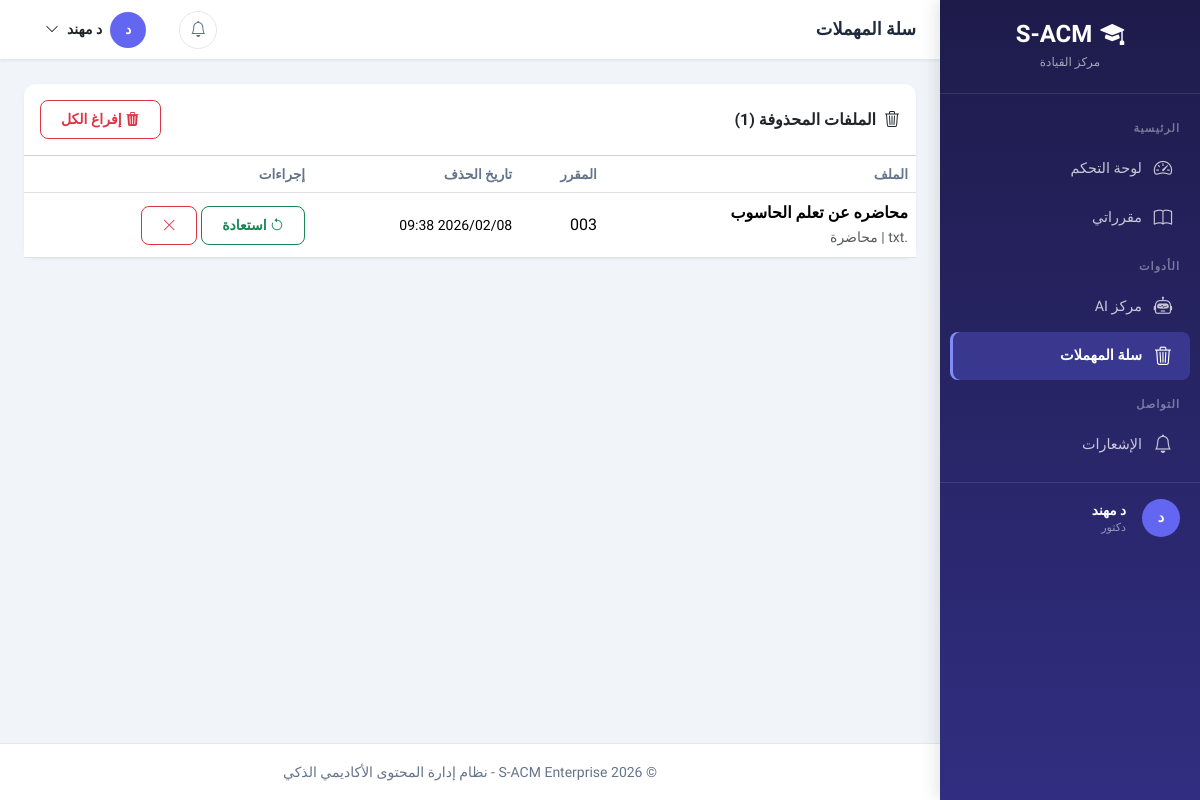
Page /instructor/trash/ (signed in) on the committed database.
### apps/accounts/models.py (models this page shows, shortened)
class User(AbstractBaseUser, PermissionsMixin):
    ACCOUNT_STATUS_CHOICES = [
        ('inactive', 'غير مفعّل'),
        ('active', 'مفعّل'),
        ('suspended', 'موقوف'),
    ]
    academic_id = models.CharField(
        max_length=50,
        unique=True,
        verbose_name='الرقم الأكاديمي/الوظيفي',
        help_text='الرقم الأكاديمي للطالب أو الرقم الوظيفي للموظف'
    )
    id_card_number = models.CharField(
        max_length=50,
        unique=True,
        verbose_name='رقم البطاقة الشخصية',
        help_text='يستخدم للتحقق من الهوية عند التفعيل'
    )
    full_name = models.CharField(
        max_length=150,
        verbose_name='الاسم الكامل'
    )
    email = models.EmailField(
        unique=True,
        blank=True,
        null=True,
        verbose_name='البريد الإلكتروني',
        help_text='يتم تعيينه عند التفعيل'
    )
    account_status = models.CharField(
        max_length=20,
        choices=ACCOUNT_STATUS_CHOICES,
        default='inactive',
        verbose_name='حالة الحساب'
    )
    role = models.ForeignKey(
        Role,
        on_delete=models.PROTECT,
        related_name='users',
        verbose_name='الدور',
        null=True,
        blank=True
    )
    major = models.ForeignKey(
        Major,
        on_delete=models.SET_NULL,
        related_name='students',
        verbose_name='التخصص',
        null=True,
        blank=True,
        help_text='للطلاب فقط'
    )
    level = models.ForeignKey(
        Level,
        on_delete=models.SET_NULL,
        related_name='students',
        verbose_name='المستوى',
        null=True,
        blank=True,
        help_text='للطلاب فقط'
    )
    is_staff = models.BooleanField(default=False, verbose_name='موظف')
    is_active = models.BooleanField(default=True, verbose_name='نشط')
    date_joined = models.DateTimeField(default=timezone.now, verbose_name='تاريخ الانضمام')
    last_login = models.DateTimeField(null=True, blank=True, verbose_name='آخر تسجيل دخول')
    profile_picture = models.ImageField(
        upload_to='profiles/',
        blank=True,
        null=True,
        verbose_name='صورة الملف الشخصي'
    )
    phone_number = models.CharField(
        max_length=20,
        blank=True,
        null=True,
        verbose_name='رقم الهاتف'
    )
    objects = UserManager()
    USERNAME_FIELD = 'academic_id'
    REQUIRED_FIELDS = ['full_name', 'id_card_number']
    class Meta:
        db_table = 'users'
        verbose_name = 'مستخدم'
        verbose_name_plural = 'المستخدمون'
        indexes = [
            models.Index(fields=['academic_id']),
            models.Index(fields=['email']),
            models.Index(fields=['account_status']),
        ]
    def is_admin(self):
        return self.role and self.role.code == Role.ADMIN
    def is_instructor(self):
        return self.role and self.role.code == Role.INSTRUCTOR
    def is_student(self):
        return self.role and self.role.code == Role.STUDENT

class Role(models.Model):
    ADMIN = 'admin'
    INSTRUCTOR = 'instructor'
    STUDENT = 'student'
    code = models.CharField(
        max_length=50,
        unique=True,
        verbose_name='كود الدور',
        help_text='معرف فريد للدور (بالإنجليزية، مثل: admin, instructor)'
    )
    display_name = models.CharField(
        max_length=100,
        verbose_name='اسم العرض',
        help_text='الاسم الذي يظهر للمستخدم'
    )
    description = models.TextField(
        blank=True,
        null=True,
        verbose_name='وصف الدور'
    )
    is_system = models.BooleanField(
        default=False,
        verbose_name='دور نظام',
        help_text='الأدوار الافتراضية التي لا يمكن حذفها'
    )
    is_active = models.BooleanField(
        default=True,
        verbose_name='نشط'
    )
    created_at = models.DateTimeField(auto_now_add=True, verbose_name='تاريخ الإنشاء')
    updated_at = models.DateTimeField(auto_now=True, verbose_name='تاريخ التحديث')
    class Meta:
        db_table = 'roles'
        verbose_name = 'دور'
        verbose_name_plural = 'الأدوار'
        ordering = ['-is_system', 'display_name']

### apps/courses/models.py (models this page shows, shortened)
class LectureFile(models.Model):
    CONTENT_TYPE_CHOICES = [
        ('local_file', 'ملف محلي'),
        ('external_link', 'رابط خارجي'),
    ]
    FILE_TYPE_CHOICES = [
        ('Lecture', 'محاضرة'),
        ('Summary', 'ملخص'),
        ('Exam', 'اختبار'),
        ('Assignment', 'واجب'),
        ('Reference', 'مرجع'),
        ('Other', 'أخرى'),
    ]
    course = models.ForeignKey(
        Course,
        on_delete=models.CASCADE,
        related_name='files',
        verbose_name='المقرر'
    )
    uploader = models.ForeignKey(
        settings.AUTH_USER_MODEL,
        on_delete=models.SET_NULL,
        null=True,
        related_name='uploaded_files',
        verbose_name='رافع الملف'
    )
    title = models.CharField(
        max_length=255,
        verbose_name='عنوان الملف'
    )
    description = models.TextField(
        blank=True,
        null=True,
        verbose_name='وصف الملف'
    )
    content_type = models.CharField(
        max_length=20,
        choices=CONTENT_TYPE_CHOICES,
        default='local_file',
        verbose_name='نوع المحتوى'
    )
    local_file = models.FileField(
        upload_to=lecture_file_path,
        blank=True,
        null=True,
        verbose_name='الملف المحلي'
    )
    external_link = models.URLField(
        max_length=512,
        blank=True,
        null=True,
        verbose_name='الرابط الخارجي'
    )
    file_type = models.CharField(
        max_length=50,
        choices=FILE_TYPE_CHOICES,
        default='Lecture',
        verbose_name='تصنيف الملف'
    )
    file_size = models.BigIntegerField(
        blank=True,
        null=True,
        verbose_name='حجم الملف (بايت)'
    )
    file_extension = models.CharField(
        max_length=20,
        blank=True,
        null=True,
        verbose_name='امتداد الملف'
    )
    mime_type = models.CharField(
        max_length=100,
        blank=True,
        null=True,
        verbose_name='نوع MIME'
    )
    upload_date = models.DateTimeField(
        auto_now_add=True,
        verbose_name='تاريخ الرفع'
    )
    updated_at = models.DateTimeField(
        auto_now=True,
        verbose_name='تاريخ التحديث'
    )
    is_visible = models.BooleanField(
        default=True,
        verbose_name='مرئي للطلاب',
        help_text='للتحكم في ظهور الملف للطلاب'
    )
    is_deleted = models.BooleanField(
        default=False,
        verbose_name='محذوف',
        help_text='Soft delete - الملف لا يظهر لكنه موجود في قاعدة البيانات'
    )
    deleted_at = models.DateTimeField(
        blank=True,
        null=True,
        verbose_name='تاريخ الحذف'
    )
    download_count = models.PositiveIntegerField(
        default=0,
        verbose_name='عدد التحميلات'
    )
    view_count = models.PositiveIntegerField(
        default=0,
        verbose_name='عدد المشاهدات'
    )
    class Meta:
        db_table = 'lectures_files'
        verbose_name = 'ملف محاضرة'
        verbose_name_plural = 'ملفات المحاضرات'
        ordering = ['-upload_date']
        indexes = [
            models.Index(fields=['course', 'file_type']),
            models.Index(fields=['upload_date']),
            models.Index(fields=['is_visible', 'is_deleted']),
            models.Index(fields=['course', 'is_visible'], name='idx_lf_course_vis'),
            models.Index(fields=['uploader', 'is_deleted'], name='idx_lf_uploader_del'),
            models.Index(fields=['uploader', 'is_deleted', 'upload_date'], name='idx_lf_upload_stats'),
            models.Index(fields=['course', 'is_visible', 'is_deleted'], name='idx_lf_crs_vis_del'),
        ]

class Course(models.Model):
    course_name = models.CharField(
        max_length=150,
        verbose_name='اسم المقرر'
    )
    course_code = models.CharField(
        max_length=20,
        unique=True,
        verbose_name='رمز المقرر'
    )
    description = models.TextField(
        blank=True,
        null=True,
        verbose_name='وصف المقرر'
    )
    level = models.ForeignKey(
        'accounts.Level',
        on_delete=models.PROTECT,
        related_name='courses',
        verbose_name='المستوى'
    )
    semester = models.ForeignKey(
        'accounts.Semester',
        on_delete=models.PROTECT,
        related_name='courses',
        verbose_name='الفصل الدراسي'
    )
    credit_hours = models.PositiveIntegerField(
        default=3,
        verbose_name='الساعات المعتمدة'
    )
    is_active = models.BooleanField(
        default=True,
        verbose_name='نشط'
    )
    created_at = models.DateTimeField(
        auto_now_add=True,
        verbose_name='تاريخ الإنشاء'
    )
    updated_at = models.DateTimeField(
        auto_now=True,
        verbose_name='تاريخ التحديث'
    )
    class Meta:
        db_table = 'courses'
        verbose_name = 'مقرر'
        verbose_name_plural = 'المقررات'
        ordering = ['course_code']
        indexes = [
            models.Index(fields=['course_code']),
            models.Index(fields=['level', 'semester']),
        ]

### apps/instructor/views.py (the view)
# urls.py: path('trash/', views.TrashListView.as_view(), name='trash_list'),
class TrashListView(LoginRequiredMixin, InstructorRequiredMixin, ListView):
    template_name = 'instructor/trash.html'
    context_object_name = 'deleted_files'
    def get_queryset(self):
        return LectureFile.objects.filter(
            uploader=self.request.user, is_deleted=True
        ).select_related('course').order_by('-deleted_at')
    def get_context_data(self, **kwargs):
        context = super().get_context_data(**kwargs)
        context['active_page'] = 'trash'
        return context

### templates/instructor/trash.html (shortened to what this page needs)
{% extends 'layouts/dashboard_base.html' %}
{% block page_title %}سلة المهملات{% endblock %}
{% block dashboard_content %}
<div class="card">
    <div class="card-header bg-transparent d-flex justify-content-between align-items-center py-3">
        <h6 class="mb-0 fw-bold"><i class="bi bi-trash3 me-2"></i>الملفات المحذوفة ({{ deleted_files|length }})</h6>
        {% if deleted_files %}
        <form method="post" action="{% url 'instructor:trash_empty' %}" onsubmit="return confirm('إفراغ سلة المهملات نهائياً؟ لا يمكن التراجع!')">
            <button class="btn btn-sm btn-outline-danger"><i class="bi bi-trash3-fill me-1"></i>إفراغ الكل</button>
        </form>
        {% endif %}
    </div>
    <div class="card-body p-0">
        {% if deleted_files %}
        <div class="table-responsive">
            <table class="table table-hover mb-0">
                <thead><tr><th>الملف</th><th>المقرر</th><th>تاريخ الحذف</th><th>إجراءات</th></tr></thead>
                <tbody>
                {% for file in deleted_files %}
                <tr>
                    <td><div class="fw-semibold">{{ file.title }}</div><small class="text-muted">{{ file.file_extension|default:"-" }} | {{ file.get_file_type_display }}</small></td>
                    <td>{{ file.course.course_code }}</td>
                    <td><small>{{ file.deleted_at|date:"Y/m/d H:i" }}</small></td>
                    <td>
                        <form method="post" action="{% url 'instructor:trash_restore' file.pk %}" class="d-inline">{% csrf_token %}<button class="btn btn-sm btn-outline-success" title="استعادة"><i class="bi bi-arrow-counterclockwise"></i> استعادة</button></form>
                        <form method="post" action="{% url 'instructor:trash_destroy' file.pk %}" class="d-inline" onsubmit="return confirm('حذف نهائي؟ لا يمكن التراجع!')">{% csrf_token %}<button class="btn btn-sm btn-outline-danger" title="حذف نهائي"><i class="bi bi-x-lg"></i></button></form>
                    </td>
                </tr>
                {% endfor %}
                </tbody>
            </table>
        </div>
        {% else %}
        <div class="empty-state py-5"><i class="bi bi-trash3 d-block"></i><p>سلة المهملات فارغة</p></div>
        {% endif %}
    </div>
</div>
{% endblock %}

### templates/layouts/dashboard_base.html (shortened to what this page needs)
{% load static %}
<!DOCTYPE html>
<html lang="ar" dir="rtl">
<head>
    <link href="https://cdn.jsdelivr.net/npm/bootstrap@5.3.2/dist/css/bootstrap.rtl.min.css" rel="stylesheet">
    <link href="https://cdn.jsdelivr.net/npm/bootstrap-icons@1.11.3/font/bootstrap-icons.css" rel="stylesheet">
</head>
<body>
    <nav class="sidebar" id="sidebar">
        <div class="sidebar-brand">
            <h4><i class="bi bi-mortarboard-fill me-2"></i>S-ACM</h4>
            <small>{% if is_instructor %}مركز القيادة{% elif is_student %}بوابة التعلم{% else %}لوحة التحكم{% endif %}</small>
        </div>
        <div class="sidebar-nav">
            {% block sidebar_nav %}
            {% if is_instructor %}
            <div class="sidebar-section-title">الرئيسية</div>
            <div class="nav-item">
                <a class="nav-link {% if active_page == 'dashboard' %}active{% endif %}" href="{% url 'instructor:dashboard' %}">
                    <i class="bi bi-speedometer2"></i> لوحة التحكم
                </a>
            </div>
            <div class="nav-item">
                <a class="nav-link {% if active_page == 'courses' %}active{% endif %}" href="{% url 'instructor:course_list' %}">
                    <i class="bi bi-book"></i> مقرراتي
                </a>
            </div>
            <div class="sidebar-section-title">الأدوات</div>
            <div class="nav-item">
                <a class="nav-link {% if active_page == 'ai_hub' %}active{% endif %}" href="{% url 'instructor:ai_hub' %}">
                    <i class="bi bi-robot"></i> مركز AI
                </a>
            </div>
            <div class="nav-item">
                <a class="nav-link {% if active_page == 'trash' %}active{% endif %}" href="{% url 'instructor:trash_list' %}">
                    <i class="bi bi-trash3"></i> سلة المهملات
                </a>
            </div>
            <div class="sidebar-section-title">التواصل</div>
            <div class="nav-item">
                <a class="nav-link" href="{% url 'notifications:list' %}">
                    <i class="bi bi-bell"></i> الإشعارات
                </a>
            </div>
            {% endif %}
            {% endblock %}
        </div>
        <div style="padding: 16px 20px; margin-top: auto; border-top: 1px solid rgba(255,255,255,0.1);">
            <div class="d-flex align-items-center gap-3">
                <div class="avatar-circle" style="width:38px;height:38px;font-size:0.9rem;">
                    {{ request.user.full_name|slice:":1"|upper }}
                </div>
                <div>
                    <div style="color:#fff;font-size:0.85rem;font-weight:600;">{{ request.user.full_name|truncatechars:16 }}</div>
                    <div style="color:rgba(255,255,255,0.5);font-size:0.7rem;">{{ user_role|default:"مستخدم" }}</div>
                </div>
            </div>
        </div>
    </nav>
    <div class="main-wrapper">
        <header class="top-navbar">
            <div class="d-flex align-items-center gap-3">
                <h6 class="page-title mb-0">{% block page_title %}لوحة التحكم{% endblock %}</h6>
            </div>
            <div class="nav-actions">
                <div class="dropdown">
                    <button class="btn-icon position-relative" data-bs-toggle="dropdown">
                        <i class="bi bi-bell"></i>
                    </button>
                </div>
                <div class="dropdown">
                    <button class="d-flex align-items-center gap-2 btn btn-link text-dark text-decoration-none" data-bs-toggle="dropdown">
                        <div class="avatar-circle">{{ request.user.full_name|slice:":1"|upper }}</div>
                        <span class="d-none d-md-inline small">{{ request.user.full_name|truncatechars:12 }}</span>
                        <i class="bi bi-chevron-down small"></i>
                    </button>
                </div>
            </div>
        </header>
        <main class="page-content">
            {% block dashboard_content %}{% endblock %}
        </main>
        <footer class="dashboard-footer">
            <small>&copy; 2026 S-ACM Enterprise - نظام إدارة المحتوى الأكاديمي الذكي</small>
        </footer>
    </div>
</body>
</html>

### rows in the picture
User: user.full_name "د", user.full_name "د مهند"
Role: display_name "دكتور"
LectureFile: title "محاضره عن تعلم الحاسوب", file_extension ".txt", file_type "محاضرة", course.course_code "003", deleted_at "2026/02/08 09:38"

### other values in the picture
{{ deleted_files|length }} "1"
